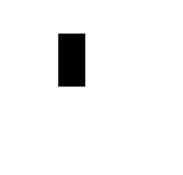
#> input picture imgs/img_cal.jpeg, 183 x 175 px
$ python hough_gpt.py
#> lines starting #> are read from the running program, lines starting #| are printed output that depends on the picture; after the words box and inside, x2 and y2 are one past the last pixel; in counts of white or black regions, pixels touching at a corner belong together
import cv2
import numpy as np
import matplotlib.pyplot as plt

# --- Paths ---
CALIB_IMG_PATH = "./imgs/img_cal.jpeg"
TEST_IMG_PATH = "./imgs/img1.jpeg"

# --- Parâmetros de Hough  ---
HOUGH_THRESH = 30       # threshold for HoughLinesP votes
MIN_LINE_LENGTH = 30    # minimum line segment length (pixels)
MAX_LINE_GAP = 10       # maximum allowed gap between line segments (pixels)

# --- Calibration ---
def calibrate(image_path, square_size_mm=50.0):
    """
    Attempts to calibrate mm-per-pixel using a known square.
    First uses HoughLinesP to detect orthogonal edges; if that fails,
    falls back to contour approximation on the largest quadrilateral.
    """
#> called with image_path = './imgs/img_cal.jpeg', square_size_mm = 50

    img = cv2.imread(image_path)
#> img is the input picture: shape (175, 183, 3); min 0, max 255, mean 243.6
    gray = cv2.cvtColor(img, cv2.COLOR_BGR2GRAY)
    edges = cv2.Canny(gray, 50, 150)
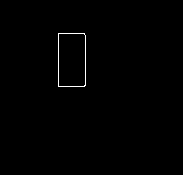
#> edges: shape (175, 183); 0.5% white in thin lines or dots, all inside (x1, y1, x2, y2) = (58, 33, 86, 87)

    # Try Hough-based line detection
    lines = cv2.HoughLinesP(edges, 1, np.pi/180,
                            threshold=HOUGH_THRESH,
                            minLineLength=MIN_LINE_LENGTH,
                            maxLineGap=MAX_LINE_GAP)
#> lines = [[58, 86, 58, 33], [85, 85, 85, 35]]
    if lines is not None:
        # Separate horizontal/vertical lengths
        horiz, vert = [], []
        for x1,y1,x2,y2 in lines.reshape(-1,4):
            if abs(y1-y2) < 5:
                horiz.append(abs(x2 - x1))
            elif abs(x1-x2) < 5:
                vert.append(abs(y2 - y1))
#> this loop made 2 passes
#> after the loop, horiz = []; vert = [53, 50]
        if horiz and vert:
            avg_w = np.mean(horiz)
            avg_h = np.mean(vert)
            mm_per_pixel = square_size_mm / max(avg_w, avg_h)
            print(f"Calibration via Hough: {mm_per_pixel:.4f} mm/pixel")
            return mm_per_pixel
        else:
            print("Hough detected lines but no clear orthogonal pairs—falling back to contour method.")
    else:
        print("No lines from Hough—falling back to contour method.")

# --- Rectangle detection via contours ---
def detect_objects(image_path, mm_per_pixel, min_area_mm2=1000):
#> called with image_path = './imgs/img1.jpeg', min_area_mm2 = 1000
    img = cv2.imread(image_path)
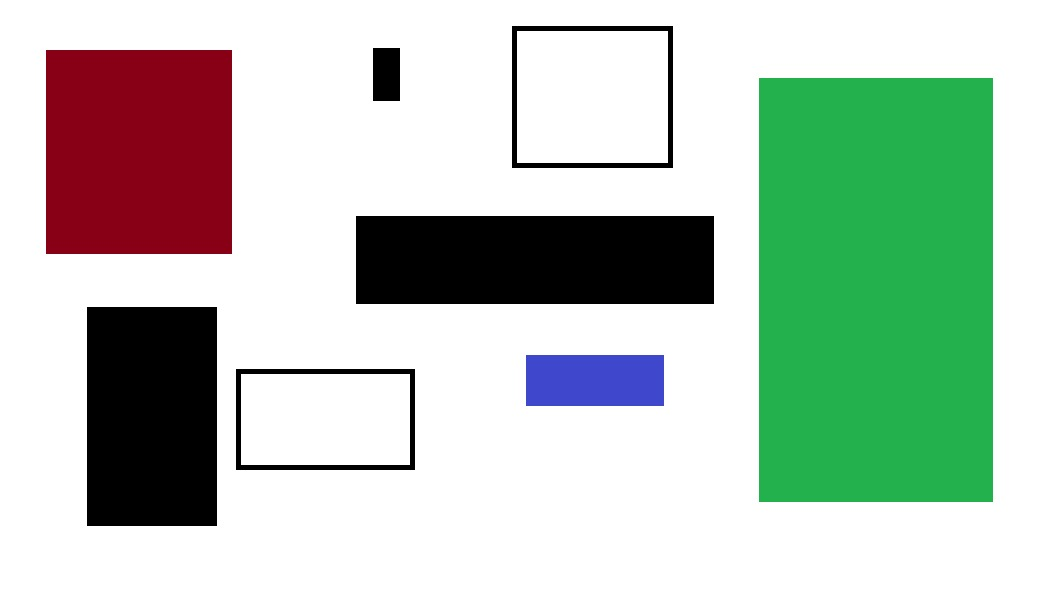
#> input picture imgs/img1.jpeg, 1062 x 606 px
#> img is the input picture: shape (606, 1062, 3); mean B, G, R 186.6, 199.3, 185.4
    orig = img.copy()

    gray = cv2.cvtColor(img, cv2.COLOR_BGR2GRAY)
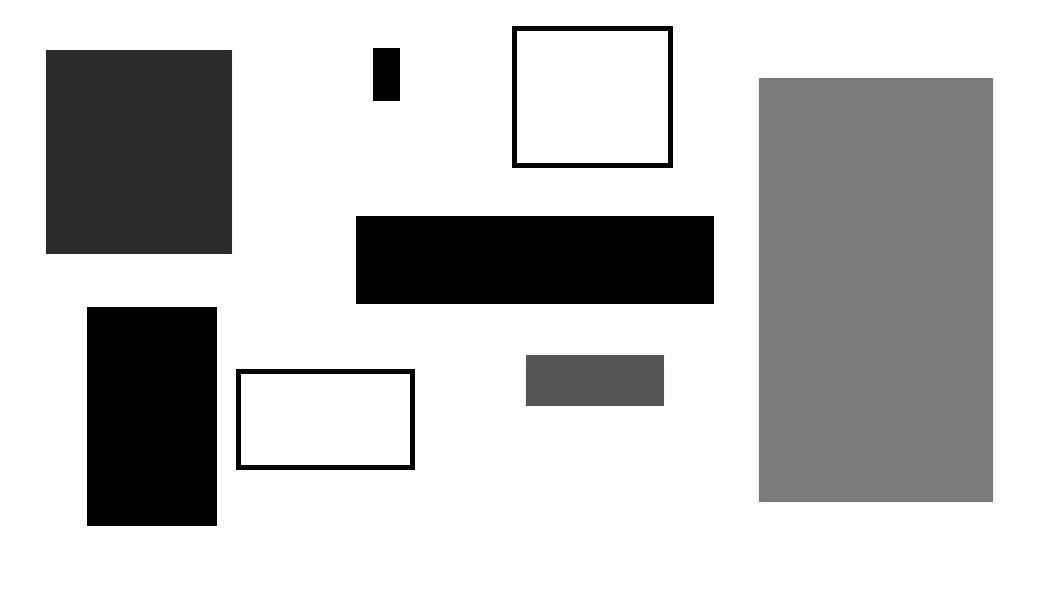
#> gray: shape (606, 1062); min 0, max 255, mean 193.7
    blurred = cv2.GaussianBlur(gray, (5,5), 0)
    _, thresh = cv2.threshold(blurred, 47, 255, cv2.THRESH_BINARY_INV)
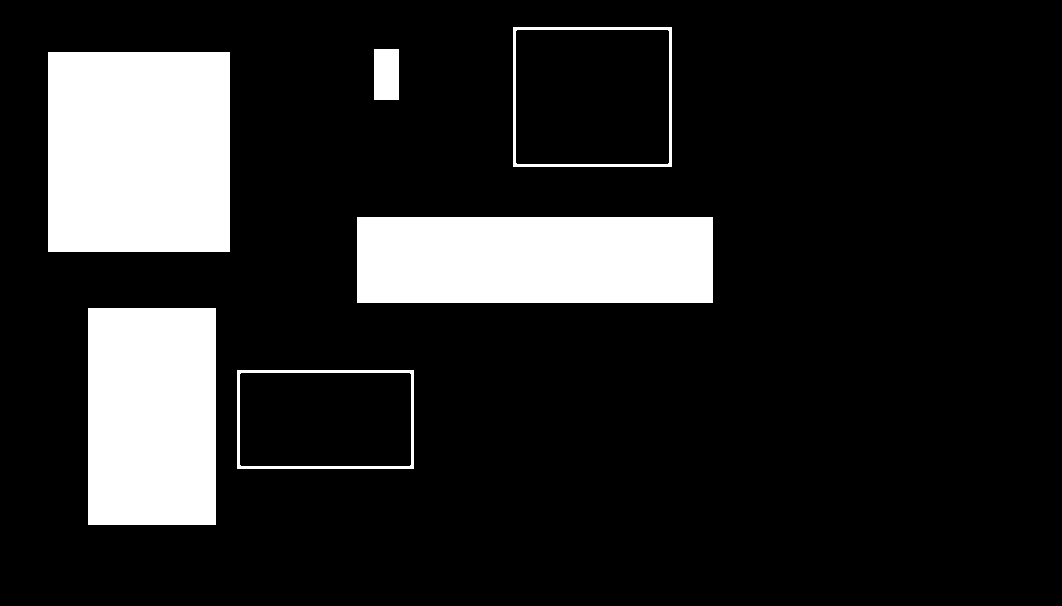
#> thresh: shape (606, 1062); 15.5% white; 6 white regions
    plt.imshow(thresh)
    plt.show()

    contours, _ = cv2.findContours(thresh, cv2.RETR_EXTERNAL, cv2.CHAIN_APPROX_SIMPLE)
#> contours = 6 contours; box (x1, y1, x2, y2) and area: (48, 52, 230, 252) 36019, (357, 217, 713, 303) 30175, (88, 308, 216, 525) 27432, (513, 27, 672, 167) 21962, (237, 370, 414, 469) 17248, (374, 49, 399, 100) 1200

    rectangles = []
    for cnt in contours:
        peri = cv2.arcLength(cnt, True)
        approx = cv2.approxPolyDP(cnt, 0.02 * peri, True)
        if len(approx) == 4 and cv2.isContourConvex(approx):
            x,y,w,h = cv2.boundingRect(approx)
            area_mm2 = (w * h) * (mm_per_pixel ** 2)
            if area_mm2 < min_area_mm2:
                continue
            width_mm = w * mm_per_pixel
            height_mm = h * mm_per_pixel
            center_mm = ((x + w/2) * mm_per_pixel, (y + h/2) * mm_per_pixel)
            perimeter_mm = 2 * (width_mm + height_mm)
            rectangles.append({
                'pixel_coords': {'top_left': (x, y), 'bottom_right': (x+w, y+h)},
                'center_mm': center_mm,
                'width_mm': width_mm,
                'height_mm': height_mm,
                'perimeter_mm': perimeter_mm,
                'area_mm2': area_mm2
            })
#> this loop made 1 pass
#> (peri, approx, x, y, w, h) on pass 1: (548, [[237, 370], [237, 468], [413, 468], [413, 370]], 237, 370, 177, 99)
#> after the loop, rectangles = []
    return orig, rectangles

# --- Drawing ---
def draw_rectangles(img, rectangles):
    for rect in rectangles:
        tl = rect['pixel_coords']['top_left']
        br = rect['pixel_coords']['bottom_right']
        cv2.rectangle(img, tl, br, (0,255,0), 2)
    plt.figure(figsize=(8,8))
    plt.imshow(cv2.cvtColor(img, cv2.COLOR_BGR2RGB))
    plt.axis('off')
    plt.show()

if __name__ == "__main__":
    mm_per_px = calibrate(CALIB_IMG_PATH)
#> (the run stopped early here; a loop or call above may not have finished)
